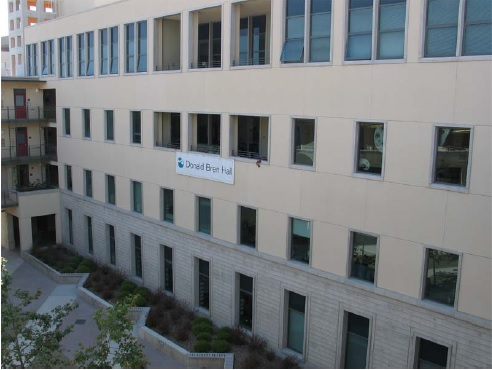
%> input picture clab4/Left.jpg, 492 x 370 px
$ octave clab4_2.m   (GNU Octave 9; MATLAB toolbox functions it lacks are replaced by stand-ins)
%> lines starting %> are read from the running program, lines starting %| are printed output that depends on the picture
### clab4/DLT.m
function [H xy2_T] = DLT(xy1, xy2)
xy1 = round(xy1);                               %round the raw xy data from giput
xy2 = round(xy2);                               %round the raw xy data from giput
xy1_T = xy1';                                   %transpose matrix
xy2_T = xy2';                                   %transpose matrix
xy2_T = padarray(xy2_T,[1,0],1,'post');         %convert to homogeneous
xy1_T = padarray(xy1_T,[1,0],1,'post');         %convert to homogeneous
num_of_samples = size(xy1_T,2);                 %number of points in raw data
c_size = 9;                                     %size of homography matrix
A = [];                                         %empty matrix for cat
for i = 1:num_of_samples
    xi = xy1_T(1,i);
    yi = xy1_T(2,i);
    wi = xy1_T(3,i);
    Xi = xy2_T(:,i);
    Ai = [
            0, 0, 0,    -wi * Xi',   yi * Xi' ;
            wi * Xi',     0, 0, 0,   -xi * Xi'
            ];
    A = [ A ; Ai ];                             %DLT matrix
end;
[U,D,V] = svd(A);                               %svd decomposition of A
h = V(:,c_size);                                %take the last column
h = h/h(c_size);                                %normalized to zero
H = reshape(h,3,3)';                            %reshape to homography matrix
end

### clab4/clab4_2.m
clc,clear;
img1 = imread('Left.jpg');                      %load iamge
%> img1 is the input picture: size 370x492x3 uint8; mean R, G, B 116.8, 121, 123.2
img2 = imread('Right.jpg');
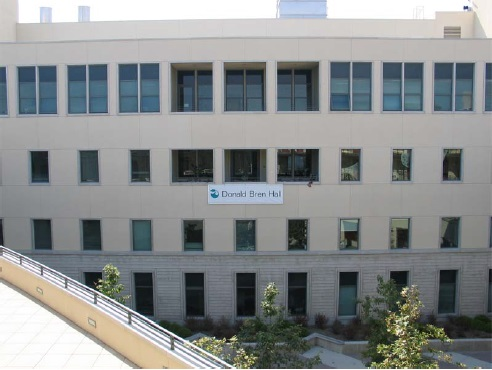
%> input picture clab4/Right.jpg, 492 x 370 px
%> img2 is the input picture: size 370x492x3 uint8; mean R, G, B 137.5, 141.1, 141.3
img1 = rgb2gray(img1);
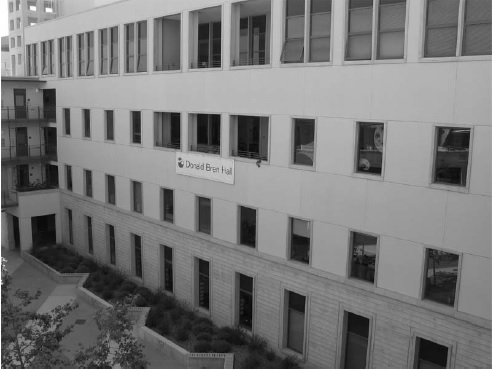
%> img1: size 370x492 uint8; min 2, max 255, mean 120
img2 = rgb2gray(img2);
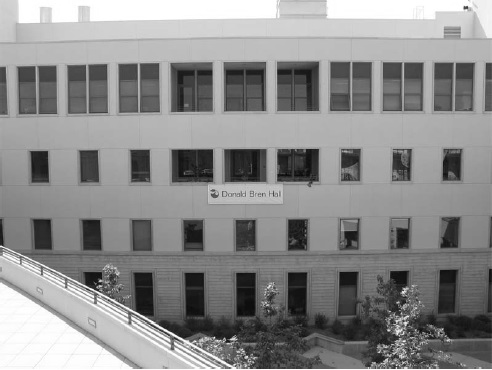
%> img2: size 370x492 uint8; min 5, max 255, mean 140
load('clab4_2_xy_data.mat');                    %load xy coordinates
[H, xy2_T] = DLT(xy1,xy2);                      %DLT transform of image2 to image1, retunrn H matrix
xy1_T_ver = H*xy2_T;                            %coordinates projection form image2 to image1
for i = 1: size(xy1_T_ver,2)                    %convert to non-homogeneous coordinate
xy1_T_ver(1,i) = xy1_T_ver(1,i)/xy1_T_ver(3,i);
xy1_T_ver(2,i) = xy1_T_ver(2,i)/xy1_T_ver(3,i);
xy1_T_ver(3,i) = xy1_T_ver(3,i)/xy1_T_ver(3,i);
end
xy1_ver = round(xy1_T_ver(1:2,:)');
figure;                                         %visulization
subplot(2,2,1);imshow(img2);title('original points');hold on;
plot(xy2(:,1), xy2(:,2), 'r*');
subplot(2,2,2);imshow(img1);title('original points');hold on;
plot(xy1(:,1), xy1(:,2), 'r*');
img1 = insertShape(img1,'Line',[xy2(:,:) xy1_ver(:,:)]);
%> img1: size 370x492x3 uint8
subplot(2,2,3:4);imshow(img1);title('projected points');hold on;
plot(xy2(:,1), xy2(:,2), 'r*');hold on;
plot(xy1_ver(:,1), xy1_ver(:,2), 'y*');hold on;
plot(xy1(:,1), xy1(:,2), 'r*');
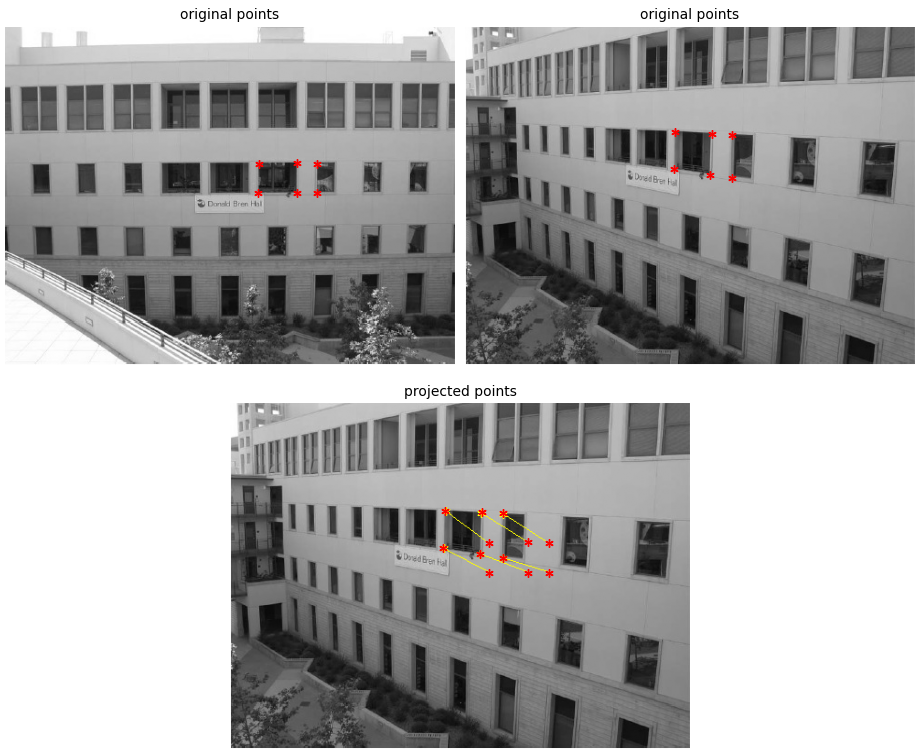
%> figure redrawn from the program's plot data, 3 panels
